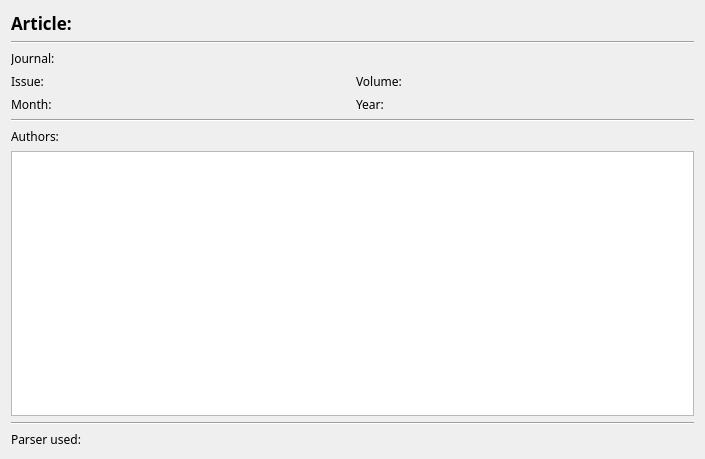
<?xml version="1.0" encoding="UTF-8"?>
<ui version="4.0">
 <class>ViewArticle</class>
 <widget class="QWidget" name="ViewArticle">
  <property name="geometry">
   <rect>
    <x>0</x>
    <y>0</y>
    <width>705</width>
    <height>459</height>
   </rect>
  </property>
  <property name="windowTitle">
   <string/>
  </property>
  <layout class="QGridLayout" name="gridLayout">
   <item row="0" column="0">
    <layout class="QGridLayout" name="gridLayout_2">
     <item row="11" column="0">
      <widget class="QLabel" name="parserLabel">
       <property name="font">
        <font>
         <family>Trebuchet MS</family>
        </font>
       </property>
       <property name="text">
        <string>Parser used: </string>
       </property>
      </widget>
     </item>
     <item row="2" column="0">
      <widget class="QLabel" name="journalLabel">
       <property name="font">
        <font>
         <family>Trebuchet MS</family>
        </font>
       </property>
       <property name="text">
        <string>Journal:</string>
       </property>
      </widget>
     </item>
     <item row="0" column="0">
      <widget class="QLabel" name="articleLabel">
       <property name="font">
        <font>
         <family>Trebuchet MS</family>
         <pointsize>13</pointsize>
         <weight>75</weight>
         <bold>true</bold>
        </font>
       </property>
       <property name="text">
        <string>Article:</string>
       </property>
      </widget>
     </item>
     <item row="9" column="0">
      <widget class="QTableView" name="tableView">
       <attribute name="horizontalHeaderCascadingSectionResizes">
        <bool>false</bool>
       </attribute>
       <attribute name="horizontalHeaderStretchLastSection">
        <bool>false</bool>
       </attribute>
      </widget>
     </item>
     <item row="5" column="0">
      <layout class="QHBoxLayout" name="horizontalLayout">
       <item>
        <widget class="QLabel" name="monthLabel">
         <property name="font">
          <font>
           <family>Trebuchet MS</family>
          </font>
         </property>
         <property name="text">
          <string>Month:</string>
         </property>
        </widget>
       </item>
       <item>
        <widget class="QLabel" name="yearLabel">
         <property name="font">
          <font>
           <family>Trebuchet MS</family>
          </font>
         </property>
         <property name="text">
          <string>Year:</string>
         </property>
        </widget>
       </item>
      </layout>
     </item>
     <item row="4" column="0">
      <layout class="QHBoxLayout" name="horizontalLayout_2">
       <item>
        <widget class="QLabel" name="issueLabel">
         <property name="font">
          <font>
           <family>Trebuchet MS</family>
          </font>
         </property>
         <property name="text">
          <string>Issue: </string>
         </property>
        </widget>
       </item>
       <item>
        <widget class="QLabel" name="volumeLabel">
         <property name="font">
          <font>
           <family>Trebuchet MS</family>
          </font>
         </property>
         <property name="text">
          <string>Volume: </string>
         </property>
        </widget>
       </item>
      </layout>
     </item>
     <item row="6" column="0">
      <widget class="Line" name="line_2">
       <property name="font">
        <font>
         <family>Trebuchet MS</family>
        </font>
       </property>
       <property name="orientation">
        <enum>Qt::Horizontal</enum>
       </property>
      </widget>
     </item>
     <item row="10" column="0">
      <widget class="Line" name="line_3">
       <property name="font">
        <font>
         <family>Trebuchet MS</family>
        </font>
       </property>
       <property name="orientation">
        <enum>Qt::Horizontal</enum>
       </property>
      </widget>
     </item>
     <item row="1" column="0">
      <widget class="Line" name="line">
       <property name="font">
        <font>
         <family>Trebuchet MS</family>
        </font>
       </property>
       <property name="orientation">
        <enum>Qt::Horizontal</enum>
       </property>
      </widget>
     </item>
     <item row="7" column="0">
      <widget class="QLabel" name="label">
       <property name="font">
        <font>
         <family>Trebuchet MS</family>
        </font>
       </property>
       <property name="text">
        <string>Authors:</string>
       </property>
      </widget>
     </item>
    </layout>
   </item>
  </layout>
 </widget>
 <resources/>
 <connections/>
</ui>
